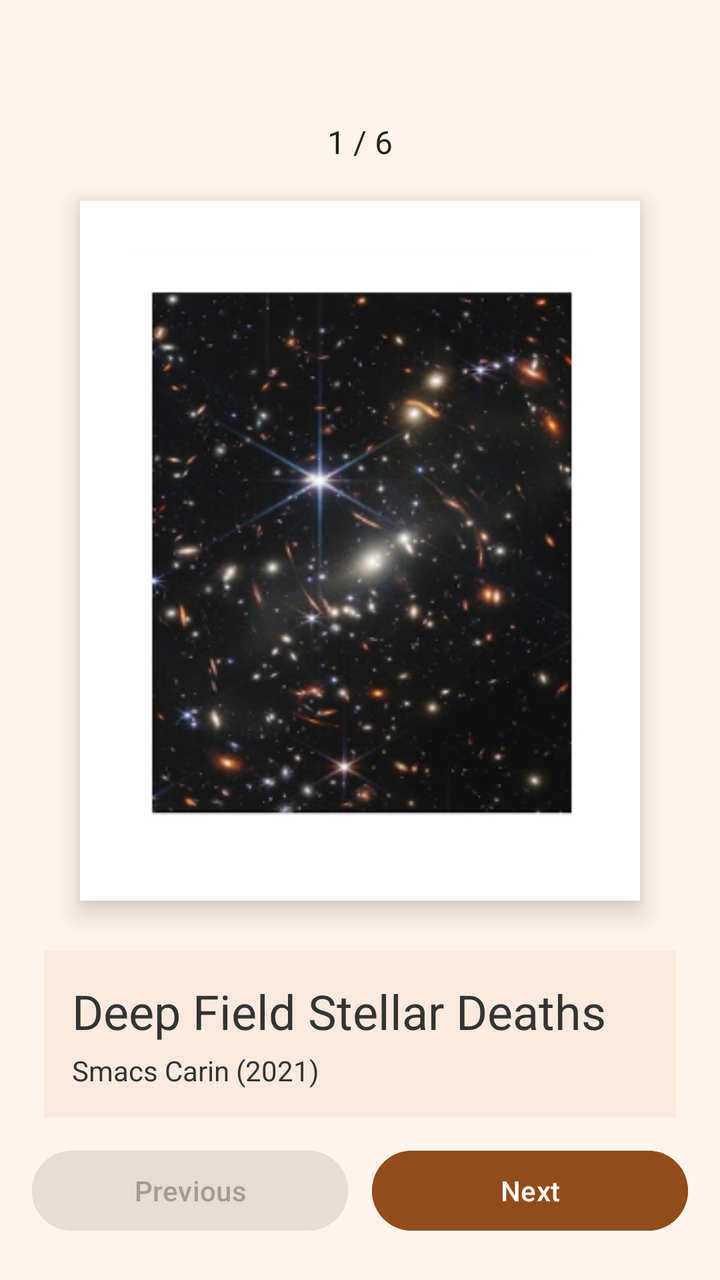
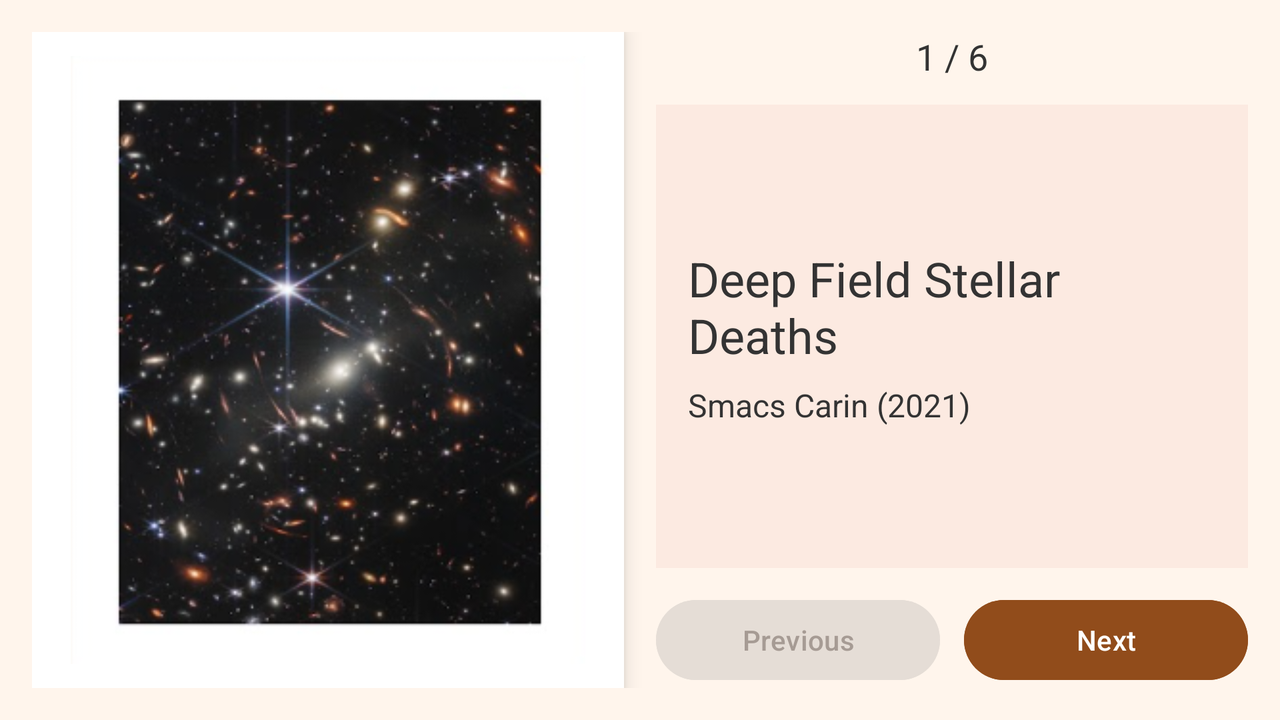

The same Android screen from two of the app's own layout files: first res/layout/ as a phone draws it, then the repository's variant for another configuration, drawn on a device whose configuration selects that folder. Both files follow.
<!-- AndroidManifest.xml: application theme Theme.Mid_Exam_Reham_Alyazori -->
<!-- res/layout/activity_main.xml -->
<androidx.constraintlayout.widget.ConstraintLayout
    xmlns:android="http://schemas.android.com/apk/res/android"
    xmlns:app="http://schemas.android.com/apk/res-auto"
    xmlns:tools="http://schemas.android.com/tools"
    android:id="@+id/main"
    android:layout_width="match_parent"
    android:layout_height="match_parent"
    android:background="#FFF5EC"
    android:layoutDirection="ltr"
    tools:context=".MainActivity">

    <TextView
        android:id="@+id/artworkCounter"
        android:layout_width="wrap_content"
        android:layout_height="wrap_content"
        android:text="1 / 6"
        android:textSize="16sp"
        android:textColor="#231F1C"
        android:layout_marginTop="60dp"
        app:layout_constraintTop_toTopOf="parent"
        app:layout_constraintStart_toStartOf="parent"
        app:layout_constraintEnd_toEndOf="parent" />

    <FrameLayout
        android:id="@+id/artworkFrame"
        android:layout_width="280dp"
        android:layout_height="350dp"
        android:layout_marginStart="22dp"
        android:layout_marginEnd="22dp"
        android:layout_marginTop="18dp"
        android:background="#FFFFFF"
        android:elevation="8dp"
        android:padding="24dp"
        app:layout_constraintTop_toBottomOf="@id/artworkCounter"
        app:layout_constraintBottom_toTopOf="@id/artworkInfo"
        app:layout_constraintStart_toStartOf="parent"
        app:layout_constraintEnd_toEndOf="parent"
        app:layout_constraintVertical_weight="1">

        <ImageView
            android:id="@+id/artworkImage"
            android:layout_width="match_parent"
            android:layout_height="match_parent"
            android:contentDescription="Artwork image"
            android:scaleType="centerCrop"
            android:src="@drawable/artwork1" />

    </FrameLayout>

    <LinearLayout
        android:id="@+id/artworkInfo"
        android:layout_width="0dp"
        android:layout_height="wrap_content"
        android:layout_marginStart="22dp"
        android:layout_marginEnd="22dp"
        android:layout_marginTop="24dp"
        android:background="#FCEAE1"
        android:orientation="vertical"
        android:padding="14dp"
        app:layout_constraintTop_toBottomOf="@id/artworkFrame"
        app:layout_constraintBottom_toTopOf="@id/buttonRow"
        app:layout_constraintStart_toStartOf="parent"
        app:layout_constraintEnd_toEndOf="parent">

        <TextView
            android:id="@+id/artworkTitle"
            android:layout_width="match_parent"
            android:layout_height="wrap_content"
            android:text="Deep Field Stellar Deaths"
            android:textSize="24sp"
            android:textColor="#333333" />

        <TextView
            android:id="@+id/artworkArtist"
            android:layout_width="match_parent"
            android:layout_height="wrap_content"
            android:layout_marginTop="4dp"
            android:text="Smacs Carin (2021)"
            android:textSize="14sp"
            android:textColor="#333333" />

    </LinearLayout>

    <LinearLayout
        android:id="@+id/buttonRow"
        android:layout_width="0dp"
        android:layout_height="wrap_content"
        android:layout_marginStart="16dp"
        android:layout_marginEnd="16dp"
        android:layout_marginTop="12dp"
        android:layout_marginBottom="20dp"
        android:orientation="horizontal"
        app:layout_constraintTop_toBottomOf="@id/artworkInfo"
        app:layout_constraintBottom_toBottomOf="parent"
        app:layout_constraintStart_toStartOf="parent"
        app:layout_constraintEnd_toEndOf="parent">

        <Button
            android:id="@+id/previousButton"
            android:layout_width="0dp"
            android:layout_height="48dp"
            android:layout_weight="1"
            android:layout_marginEnd="6dp"
            android:text="Previous"
            android:textAllCaps="false"
            android:textColor="#A69B94"
            android:backgroundTint="#E5DDD6"
            android:enabled="false"
            app:cornerRadius="24dp" />

        <Button
            android:id="@+id/nextButton"
            android:layout_width="0dp"
            android:layout_height="48dp"
            android:layout_weight="1"
            android:layout_marginStart="6dp"
            android:text="Next"
            android:textAllCaps="false"
            android:textColor="#FFFFFF"
            android:backgroundTint="#914C1B"
            android:enabled="true"
            app:cornerRadius="24dp" />

    </LinearLayout>

</androidx.constraintlayout.widget.ConstraintLayout>
<!-- resources referenced by this layout -->
<resources>
  <!-- drawable artwork1: png bitmap (drawable, 117734 bytes) -->
  <style name="Theme.Mid_Exam_Reham_Alyazori" parent="Base.Theme.Mid_Exam_Reham_Alyazori" />
  <style name="Base.Theme.Mid_Exam_Reham_Alyazori" parent="Theme.Material3.DayNight.NoActionBar">
          
          
      </style>
</resources>
<!-- res/layout-land/activity_main.xml (the repository's variant of the layout above) -->
<!-- drawn on the phone turned sideways -->
<?xml version="1.0" encoding="utf-8"?>
<LinearLayout
    xmlns:android="http://schemas.android.com/apk/res/android"
    xmlns:app="http://schemas.android.com/apk/res-auto"
    android:id="@+id/main"
    android:layout_width="match_parent"
    android:layout_height="match_parent"
    android:layoutDirection="ltr"
    android:orientation="horizontal"
    android:background="#FFF5EC"
    android:padding="16dp">

    
    <FrameLayout
        android:layout_width="0dp"
        android:layout_height="match_parent"
        android:layout_weight="1"
        android:layout_marginEnd="16dp"
        android:background="#FFFFFF"
        android:elevation="6dp"
        android:padding="12dp">

        <ImageView
            android:id="@+id/artworkImage"
            android:layout_width="match_parent"
            android:layout_height="match_parent"
            android:src="@drawable/artwork1"
            android:scaleType="fitCenter"
            android:contentDescription="Artwork image" />

    </FrameLayout>

    
    <LinearLayout
        android:layout_width="0dp"
        android:layout_height="match_parent"
        android:layout_weight="1"
        android:orientation="vertical">

        <TextView
            android:id="@+id/artworkCounter"
            android:layout_width="match_parent"
            android:layout_height="wrap_content"
            android:text="1 / 6"
            android:textSize="18sp"
            android:textColor="#333333"
            android:gravity="center"
            android:layout_marginBottom="12dp" />

        <LinearLayout
            android:layout_width="match_parent"
            android:layout_height="0dp"
            android:layout_weight="1"
            android:orientation="vertical"
            android:gravity="center_vertical"
            android:background="#FCEAE1"
            android:padding="16dp">

            <TextView
                android:id="@+id/artworkTitle"
                android:layout_width="match_parent"
                android:layout_height="wrap_content"
                android:text="Deep Field Stellar Deaths"
                android:textSize="24sp"
                android:textColor="#333333" />

            <TextView
                android:id="@+id/artworkArtist"
                android:layout_width="match_parent"
                android:layout_height="wrap_content"
                android:layout_marginTop="8dp"
                android:text="Smacs Carin (2021)"
                android:textSize="16sp"
                android:textColor="#333333" />

        </LinearLayout>

        <LinearLayout
            android:layout_width="match_parent"
            android:layout_height="wrap_content"
            android:orientation="horizontal"
            android:layout_marginTop="12dp">

            <Button
                android:id="@+id/previousButton"
                android:layout_width="0dp"
                android:layout_height="48dp"
                android:layout_weight="1"
                android:layout_marginEnd="6dp"
                android:text="Previous"
                android:textAllCaps="false"
                android:textColor="#A69B94"
                android:backgroundTint="#E5DDD6"
                android:enabled="false"
                app:cornerRadius="24dp" />

            <Button
                android:id="@+id/nextButton"
                android:layout_width="0dp"
                android:layout_height="48dp"
                android:layout_weight="1"
                android:layout_marginStart="6dp"
                android:text="Next"
                android:textAllCaps="false"
                android:textColor="#FFFFFF"
                android:backgroundTint="#914C1B"
                android:enabled="true"
                app:cornerRadius="24dp" />

        </LinearLayout>

    </LinearLayout>

</LinearLayout>
